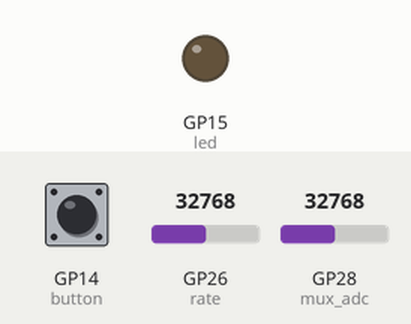
This program was run on a simulated Raspberry Pi Pico running MicroPython. On the bench: output pins drawn as LEDs (lit = HIGH). The test bench sets the inputs (shaded band); at power-on: GP14 (button) HIGH, GP26 (rate) = 32768, GP28 (mux_adc) = 32768 (analog values on the 0–65535 scale). Pins used as bus, display or sensor lines are not drawn; what the program prints to the serial console is not drawn.

Above: at 1.2 s.
1.3 s: GP14 (button) pulled LOW for 1 s
At 1.71 s:
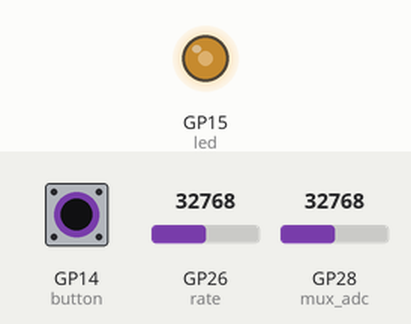
3.8 s: GP14 (button) pulled LOW for 3.2 s
At 8.0 s:
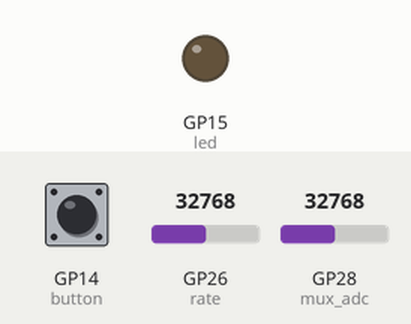
Timing chart, 0 to 9.5 s (numbered marks = the images above; inputs shaded):
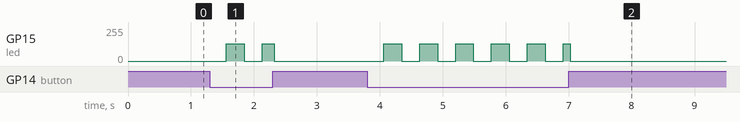

Measured:
- after the input at 1.3 s, GP15 (led): 0/255 → 128/255 after 0.26 s, → 0/255 0.28 s later, → 128/255 0.28 s later, → 0/255 0.19 s later
- after the input at 3.8 s, GP15 (led): goes 5 × (128/255 0.28 s, 0/255 0.28 s), 128/255 0.11 s, then 0/255, starting after 0.26 s

The program:

lesson-10.py
```python
from machine import Pin
from picozero import Button, LED, Pot
from time import sleep, ticks_diff, ticks_ms

led = LED(15)
button = Button(14)
rate = Pot(26)
mux_adc = Pot(28)

mux_s0 = Pin(18, Pin.OUT)


def read_mux(channel):
    mux_s0.value(channel)
    sleep(0.002)
    return mux_adc.value


pitch_value = read_mux(0)
amount_value = read_mux(1)
last_pitch_hz = -1
last_change = ticks_ms()
light_on = False


while True:
    pitch_value += (read_mux(0) - pitch_value) * 0.1
    amount_value += (read_mux(1) - amount_value) * 0.1

    pitch_hz = int(100 + pitch_value * 900)
    if abs(pitch_hz - last_pitch_hz) >= 5:
        print("Pitch:", pitch_hz, "Hz", "Amount:", round(amount_value, 2))
        last_pitch_hz = pitch_hz

    if button.is_pressed: # type: ignore
        interval = int(500 - rate.value * 450)
        now = ticks_ms()

        if ticks_diff(now, last_change) >= interval:
            light_on = not light_on
            last_change = now

        led.value = amount_value if light_on else 0
    else:
        led.off()
        light_on = False
        last_change = ticks_ms()

    sleep(0.01)
```
